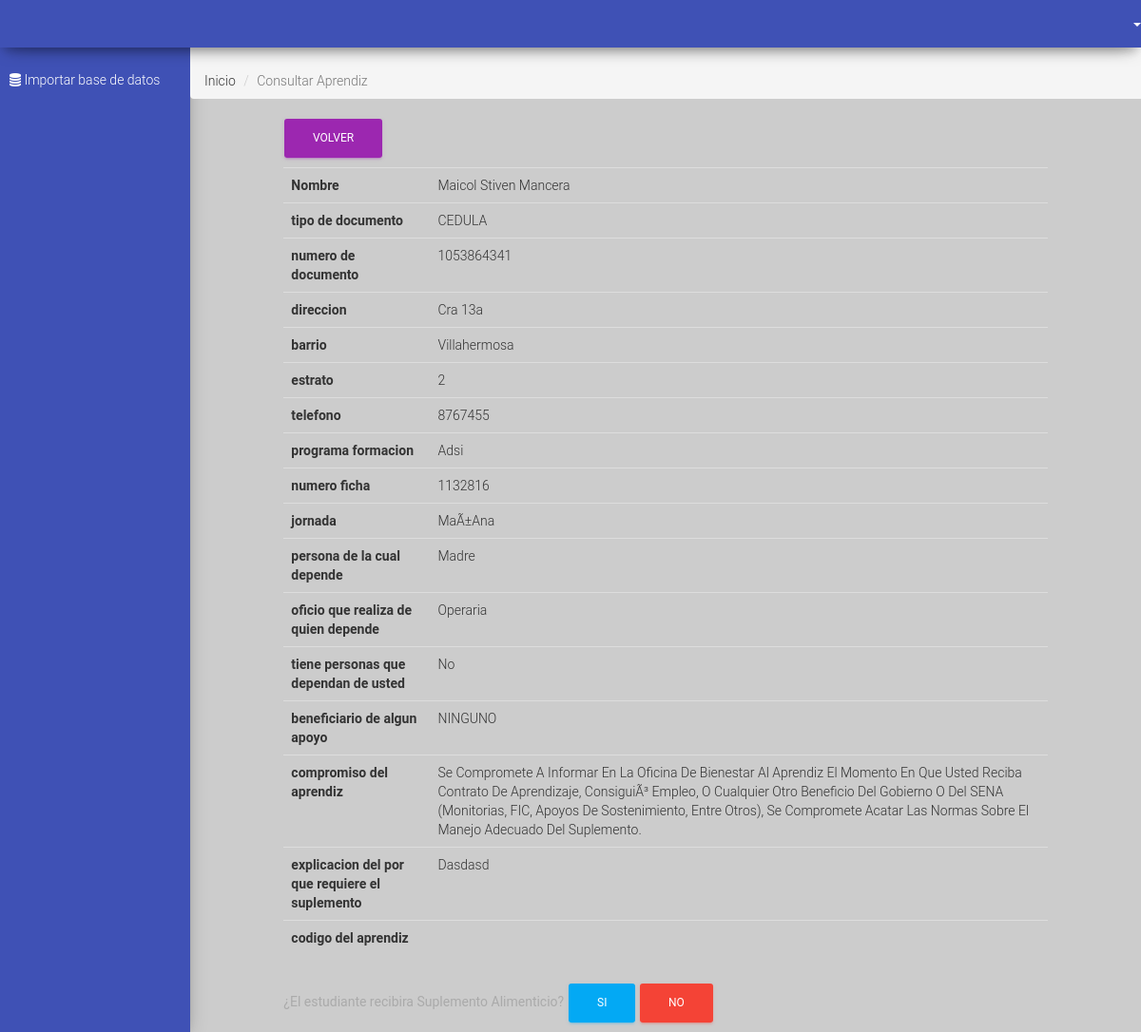
The page /administrador/consultar.php?id=2 on the database its author committed.
### tables this page shows
CREATE TABLE `aprendices` (
  `id_aprendices` int(11) NOT NULL,
  `nombre_completo` varchar(50) NOT NULL,
  `tipo_documento` varchar(50) NOT NULL,
  `numero_documento` int(11) NOT NULL,
  `direccion` varchar(100) NOT NULL,
  `barrio` varchar(100) NOT NULL,
  `estrato` int(11) NOT NULL,
  `telefono` bigint(20) NOT NULL,
  `email` varchar(100) NOT NULL,
  `programa_formacion` varchar(100) NOT NULL,
  `numero_ficha` int(11) NOT NULL,
  `jornada` varchar(100) NOT NULL,
  `dep1` varchar(100) NOT NULL,
  `dep2` varchar(100) NOT NULL,
  `dep3` varchar(100) NOT NULL,
  `apoyo` varchar(100) NOT NULL,
  `compromiso` text NOT NULL,
  `especificacion_suplemento` varchar(800) NOT NULL,
  `cod_aprendiz` varchar(64) NOT NULL,
  `estado` tinyint(1) NOT NULL
);

### administrador/consultar.php (the view, shortened to what this page needs)
<?php
    require "../config/conexion.php";
    if ($_GET) {
        $id    = $_GET['id'];
        $sql   = mysqli_query($con, "SELECT * FROM aprendices WHERE id_aprendices = $id");
        $row   = mysqli_fetch_array($sql);
    }
    include '../templates/header.inc';
    include '../templates/navbar.inc';
?>
<main>
    <ol class="breadcrumb">
      <li><a href="index.php">Inicio</a></li>
      <li class="active">Consultar Aprendiz</li>
    </ol>
    <div class="content dashboard">
        <div class="container-fluid">
            <div class="row">
                <div class="col-md-10 col-md-offset-1">
                    <a class="btn btn-primary" href="index.php">Volver</a>
                    <div class="table-fluid">
                        <table class="table">
                          <tr>
                            <th>Nombre</th>
                            <td><?php echo $row['nombre_completo']; ?></td>
                          </tr>
                          <tr>
                            <th>tipo de documento</th>
                            <td><?php echo $row['tipo_documento']; ?></td>
                          </tr>
                          <tr>
                            <th>numero de documento</th>
                            <td><?php echo $row['numero_documento']; ?></td>
                          </tr>
                          <tr>
                            <th>direccion</th>
                            <td><?php echo $row['direccion']; ?></td>
                          </tr>
                          <tr>
                            <th>barrio</th>
                            <td><?php echo $row['barrio']; ?></td>
                          </tr>
                          <tr>
                            <th>estrato</th>
                            <td><?php echo $row['estrato']; ?></td>
                          </tr>
                          <tr>
                            <th>telefono</th>
                            <td><?php echo $row['telefono']; ?></td>
                          </tr>
                          <tr>
                            <th>programa formacion</th>
                            <td class="programa_formacion"><?php echo $row['programa_formacion']; ?></td>
                          </tr>
                          <tr>
                            <th>numero ficha</th>
                            <td><?php echo $row['numero_ficha']; ?></td>
                          </tr>
                          <tr>
                            <th>jornada</th>
                            <td><?php echo $row['jornada']; ?></td>
                          </tr>
                          <tr>
                            <th>persona de la cual depende</th>
                            <td><?php echo $row['dep1']; ?></td>
                          </tr>
                          <tr>
                            <th>oficio que realiza de quien depende</th>
                            <td><?php echo $row['dep2']; ?></td>
                          </tr>
                          <tr>
                            <th>tiene personas que dependan de usted</th>
                            <td><?php echo $row['dep3']; ?></td>
                          </tr>
                          <tr>
                            <th>beneficiario de algun apoyo</th>
                            <td><?php echo $row['apoyo']; ?></td>
                          </tr>
                          <tr>
                            <th>compromiso del aprendiz</th>
                            <td><?php echo $row['compromiso']; ?></td>
                          </tr>
                          <tr>
                            <th>explicacion del por que requiere el suplemento</th>
                            <td><?php echo $row['especificacion_suplemento']; ?></td>
                          </tr>
                          <tr>
                            <th>codigo del aprendiz</th>
                            <td><?php echo $row['cod_aprendiz']; ?></td>
                          </tr>
                        </table>
                        <label for="">¿El estudiante recibira Suplemento Alimenticio?</label>
                             <button class="btn btn-info si" data-id="<?=$row['id_aprendices']?>">Si</button>
                             <button class="btn btn-danger no" data-id="<?=$row['id_aprendices']?>">No</button>
                    </div>
                </div>
            </div>
        </div>
    </div>
</main>
<?php include '../templates/footer.inc'; ?>

### public/css/custom.css (style rules this page uses)
html, body { height: 100%; }
li { list-style: none; }
a[href] { color: inherit; text-decoration: none; }
.breadcrumb { padding-top: 7.5rem; position: fixed; width: 100%; z-index: 1; }
.table-fluid { overflow: auto; }
.dashboard { padding-top: 11.5rem; }
.table tbody tr td { text-transform: capitalize; }
main { padding-left: 20rem; }

### rows shown on the page
aprendices: nombre_completo "Maicol Stiven Mancera", tipo_documento "CEDULA", numero_documento "1053864341", direccion "Cra 13a", barrio "Villahermosa", estrato "2", telefono "8767455", programa_formacion "Adsi", numero_ficha "1132816", jornada "MaÃ±ana", dep1 "Madre", dep2 "Operaria", dep3 "No", apoyo "NINGUNO", compromiso "Se Compromete A Informar En La Oficina De Bienestar Al Aprendiz El Momento En Que Usted Reciba Contrato De Aprendizaje, ConsiguiÃ³ Empleo, O Cualquier Otro Beneficio Del Gobierno O Del SENA (Monitorias, FIC, Apoyos De Sostenimiento, Entre Otros), Se Compromete Acatar Las Normas Sobre El Manejo Adecuado Del Suplemento.", especificacion_suplemento "Dasdasd"
